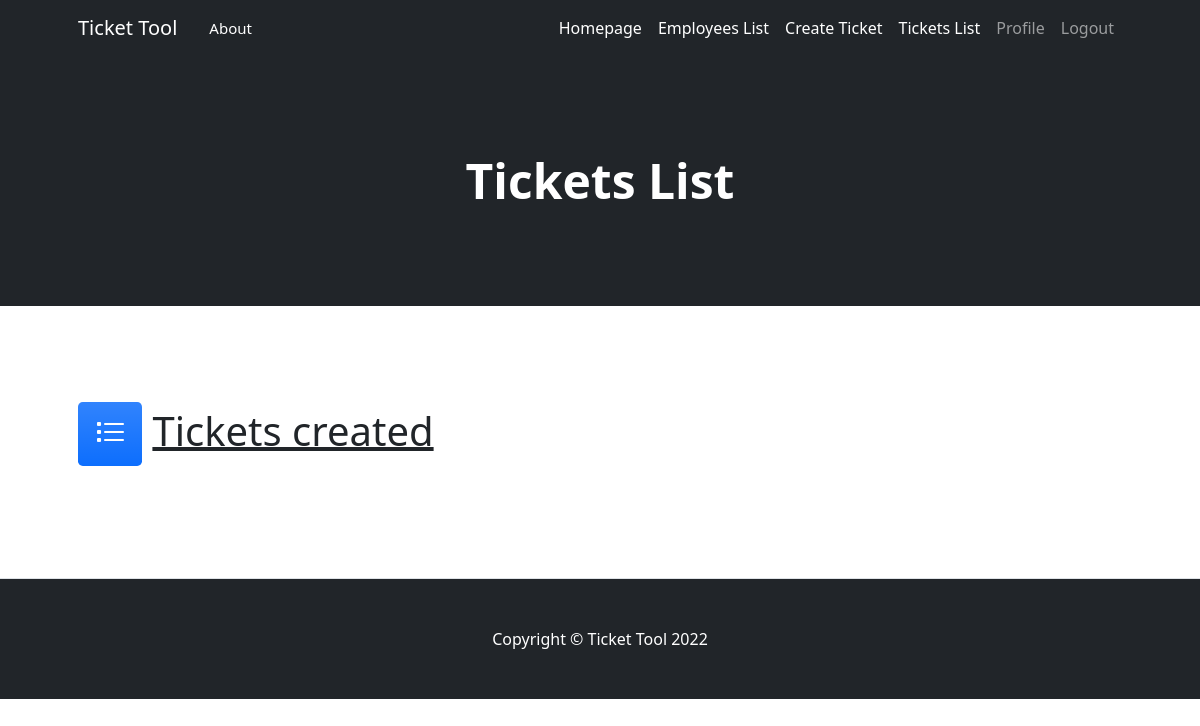
The app's page /Ticket/list/, older data.
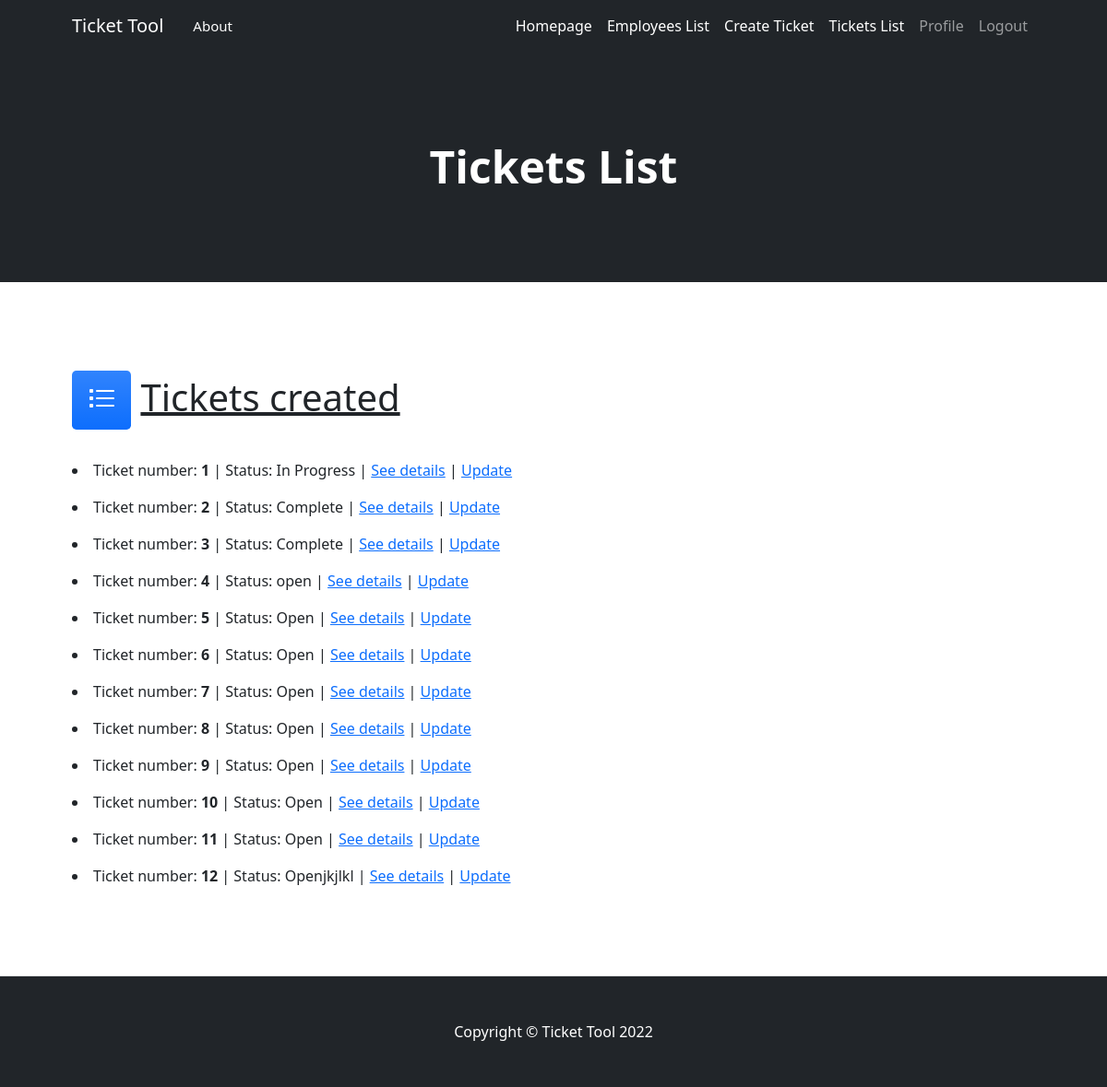
The same page, newer data.
### AppTickets/models.py (models this page shows)
class Ticket(models.Model):
    date_open=models.DateField(blank=True, null=True)
    status=models.CharField(max_length=50) #dropdown, cuando se crea el ticket el default debería ser open
    category=models.CharField(max_length=50) #dropdown
    description=models.CharField(max_length=500)

### AppTickets/views.py (the view)
# urls.py: path("Ticket/list/",TicketListEmployee.as_view(),name="ticket_list_employees"),
class TicketListEmployee(ListView):
    model=Ticket
    template_name="AppTickets/employee_ticket_list.html"

### AppTickets/templates/AppTickets/employee_ticket_list.html (shortened to what this page needs)
{% extends 'AppEmployees/Employees.html' %}
{% block header %}
<h1 class="display-5 fw-bolder text-white mb-2"> Tickets List</h1>
{% endblock header %}
{% block content %}
<section class="py-5 border-bottom" id="features">
    <div class="container px-5 my-5">
    <h1><div class="feature bg-primary bg-gradient text-white rounded-3 mb-3"><i class="bi-list-task"></i></div>     <u>Tickets created</u></h1>
                {% for ticket in object_list %}
                <p><li>Ticket number: <b>{{ticket.id}}</b> | Status: {{ticket.status}} | <a href="{% url 'ticket_detail_employees' ticket.pk %}">See details</a> | <a href="{% url 'update_ticket_employees' ticket.pk %}">Update</a></li></p>
                {% endfor %}
    </div>
</section>
{% endblock content %}

### AppEmployees/templates/AppEmployees/employees.html (shortened to what this page needs)
<!DOCTYPE html>
<html lang="en">
    <head>
    {% load static %}
        <link href="https://cdn.jsdelivr.net/npm/bootstrap-icons@1.4.1/font/bootstrap-icons.css" rel="stylesheet" />
        <link href="{% static 'css\styles.css' %}" rel="stylesheet" />
    </head>
    <body>
        <nav class="navbar navbar-expand-lg navbar-dark bg-dark">
            <div class="container px-5">
                <a class="navbar-brand" href="{% url 'homepage_employee' %}" style="font-weight: 100px;">Ticket Tool</a>
                <a class="nav-link" href="#!" style="color: white;font-size: 15px;">About</a>
                <div class="collapse navbar-collapse" id="navbarSupportedContent">
                    <ul class="navbar-nav ms-auto mb-2 mb-lg-0">
                        <li class="nav-item"><a class="nav-link active" aria-current="page" href="{% url 'homepage_employee' %}">Homepage</a></li>
                        <li class="nav-item"><a class="nav-link active" aria-current="page" href="{% url 'employee_list' %}">Employees List</a></li>
                        <li class="nav-item"><a class="nav-link active" aria-current="page" href="{% url 'create_ticket_employees' %}">Create Ticket</a></li>
                        <li class="nav-item"><a class="nav-link active" aria-current="page" href="{% url 'ticket_list_employees' %}">Tickets List</a></li>
                        <li class="nav-item"><a class="nav-link" href="{% url 'employee_profile_user' %}">Profile</a></li>
                        <li class="nav-item"><a class="nav-link" href="{% url 'logout' %}">Logout</a></li>
                    </ul>
                </div>
            </div>
        </nav>
        <header class="bg-dark py-5">
            <div class="container px-5">
                <div class="row gx-5 justify-content-center">
                    <div class="col-lg-6">
                        <div class="text-center my-5">
                            {% block header %}{% endblock header %}
                            </div>
                        </div>
                    </div>
                </div>
        </header>
        {% block content %}{% endblock content %}
        <footer class="py-5 bg-dark">
            <div class="container px-5"><p class="m-0 text-center text-white">Copyright &copy; Ticket Tool 2022</p></div>
        </footer>
    </body>
</html>

Row changes from the older to the newer data that the page shows:
added Ticket: id "1", status "In Progress"
added Ticket: id "2", status "Complete"
added Ticket: id "3", status "Complete"
added Ticket: id "4", status "open"
added Ticket: id "5", status "Open"
added Ticket: id "6", status "Open"
added Ticket: id "7", status "Open"
added Ticket: id "8", status "Open"
added Ticket: id "9", status "Open"
added Ticket: id "10", status "Open"
added Ticket: id "11", status "Open"
added Ticket: id "12", status "Openjkjlkl"
